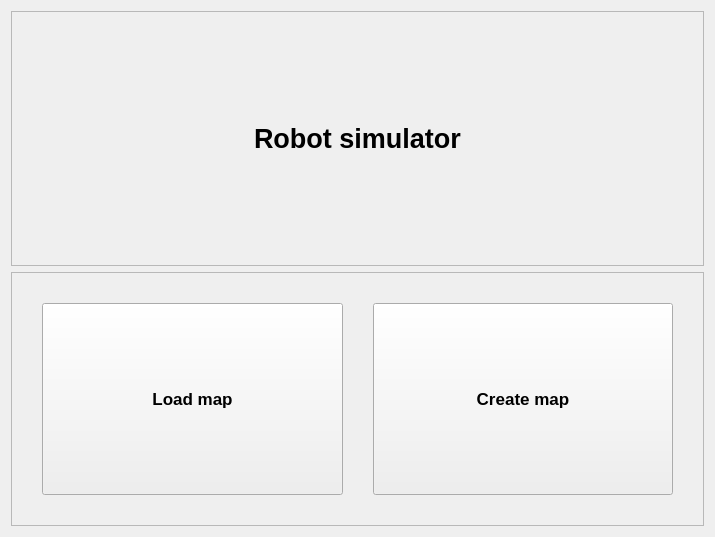
<?xml version="1.0" encoding="UTF-8"?>
<ui version="4.0">
 <class>WelcomeWidget</class>
 <widget class="QWidget" name="WelcomeWidget">
  <property name="geometry">
   <rect>
    <x>0</x>
    <y>0</y>
    <width>715</width>
    <height>537</height>
   </rect>
  </property>
  <property name="windowTitle">
   <string>Form</string>
  </property>
  <layout class="QVBoxLayout" name="verticalLayout_3">
   <item>
    <layout class="QVBoxLayout" name="verticalLayout">
     <item>
      <widget class="QFrame" name="frame">
       <property name="frameShape">
        <enum>QFrame::StyledPanel</enum>
       </property>
       <property name="frameShadow">
        <enum>QFrame::Raised</enum>
       </property>
       <layout class="QVBoxLayout" name="verticalLayout_2">
        <item alignment="Qt::AlignHCenter">
         <widget class="QLabel" name="label">
          <property name="sizePolicy">
           <sizepolicy hsizetype="Preferred" vsizetype="Expanding">
            <horstretch>0</horstretch>
            <verstretch>0</verstretch>
           </sizepolicy>
          </property>
          <property name="font">
           <font>
            <pointsize>20</pointsize>
            <bold>true</bold>
           </font>
          </property>
          <property name="text">
           <string>Robot simulator</string>
          </property>
         </widget>
        </item>
       </layout>
      </widget>
     </item>
     <item>
      <widget class="QFrame" name="frame_2">
       <property name="frameShape">
        <enum>QFrame::StyledPanel</enum>
       </property>
       <property name="frameShadow">
        <enum>QFrame::Raised</enum>
       </property>
       <layout class="QHBoxLayout" name="horizontalLayout">
        <property name="spacing">
         <number>30</number>
        </property>
        <property name="leftMargin">
         <number>30</number>
        </property>
        <property name="topMargin">
         <number>30</number>
        </property>
        <property name="rightMargin">
         <number>30</number>
        </property>
        <property name="bottomMargin">
         <number>30</number>
        </property>
        <item>
         <widget class="QPushButton" name="loadButton">
          <property name="sizePolicy">
           <sizepolicy hsizetype="Minimum" vsizetype="Expanding">
            <horstretch>0</horstretch>
            <verstretch>0</verstretch>
           </sizepolicy>
          </property>
          <property name="font">
           <font>
            <pointsize>13</pointsize>
            <bold>true</bold>
           </font>
          </property>
          <property name="text">
           <string>Load map</string>
          </property>
         </widget>
        </item>
        <item>
         <widget class="QPushButton" name="createButton">
          <property name="sizePolicy">
           <sizepolicy hsizetype="Minimum" vsizetype="Expanding">
            <horstretch>0</horstretch>
            <verstretch>0</verstretch>
           </sizepolicy>
          </property>
          <property name="font">
           <font>
            <pointsize>13</pointsize>
            <bold>true</bold>
           </font>
          </property>
          <property name="text">
           <string>Create map</string>
          </property>
         </widget>
        </item>
       </layout>
      </widget>
     </item>
    </layout>
   </item>
  </layout>
 </widget>
 <resources/>
 <connections/>
</ui>
